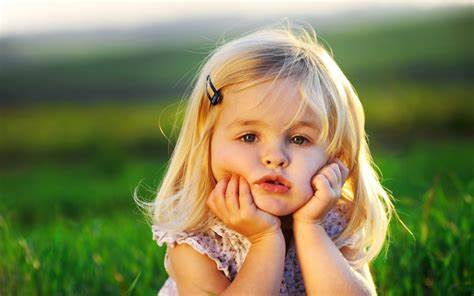
#> input picture test.jpg, 474 x 296 px
$ jupyter execute 'Image Segmentation .ipynb'   (shell and % lines are left out)
#> lines starting #> are read from the running program, lines starting #| are printed output that depends on the picture; after the words box and inside, x2 and y2 are one past the last pixel; in counts of white or black regions, pixels touching at a corner belong together
# Semantic Segmentation

1. Import the necessary libaries.

[cell 1]
from skimage.color import rgb2gray
import numpy as np
import cv2
import matplotlib.pyplot as plt
from scipy import ndimage

2. Load the image

[cell 2]
image = plt.imread('test.jpg')
#> image is the input picture: shape (296, 474, 3); mean R, G, B 129.6, 131.2, 86.2
image.shape
plt.imshow(image)

3. Convert the image color to gray

[cell 3]
c_gray = rgb2gray(image)
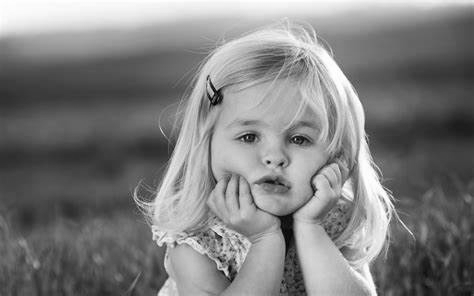
#> c_gray: shape (296, 474) float64; min 0.0123, max 1, mean 0.5
plt.imshow(c_gray, cmap='gray')

4. Compute the shape of the  gray image

[cell 4]
c_gray.shape
#> Out = (296, 474)

5. Take the mean of the pixel value and use it as threshold . If , pixel value>threshold -> it belongs to the image, else ->it belongs to the background.

[cell 5]
gray_new = c_gray.reshape(c_gray.shape[0]*c_gray.shape[1])
for i in range(gray_new.shape[0]):
    if gray_new[i] > gray_new.mean():
        gray_new[i] = 1
    else:
        gray_new[i] = 0
gray = gray_new.reshape(c_gray.shape[0],c_gray.shape[1])
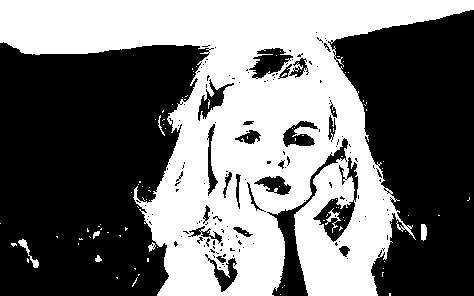
#> gray: shape (296, 474) float64; values 0 (black) and 1 (white), 44.9% white; 97 white regions (89 under 20 px), largest, box (x1, y1, x2, y2) and area: (0, 0, 474, 296) 62238, (18, 239, 39, 268) 133, (325, 208, 341, 233) 100
plt.imshow(gray, cmap='gray')
